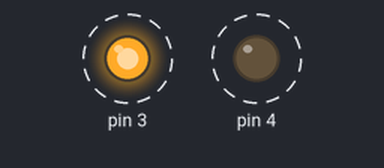
Recording of a sketch running on a simulated Arduino Uno, built with avr-gcc and run on an emulated ATmega328P. On the bench: output pins drawn as LEDs (lit = HIGH). Dashed ring = blinking.

Above: at 0.5 s.
Timing chart, 0 to 4.6 s (numbered marks = the images above):
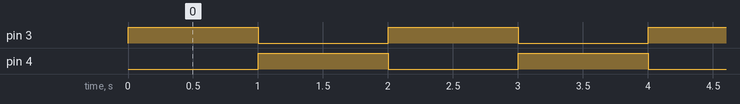

Measured:
- by itself, pin 3, pin 4: alternates HIGH for 1.0 s and LOW for 1.0 s
- by itself, everything shown: repeats every 2.0 s, in 3 steps

The sketch:

codigo2.ino
```cpp
void setup()
{
  pinMode(3, OUTPUT);
  pinMode(4, OUTPUT);
}

void loop()
{
  digitalWrite(3, HIGH);
  delay(1000);
  digitalWrite(3, LOW);
  digitalWrite(4, HIGH);
  delay(1000);
  digitalWrite(4, LOW);
}
```
